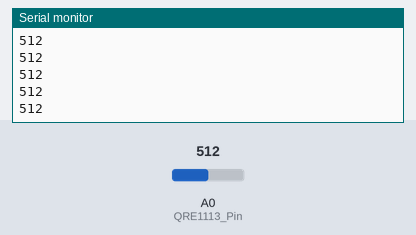
The sketch below on a simulated Arduino Uno, built with avr-gcc and run on an emulated ATmega328P. On the bench: the last lines printed to the serial monitor. The inputs (shaded band) are chosen by the test bench; at power-on: A0 (QRE1113_Pin) = 512.

Above: at 1.2 s.
1.3 s: A0 (QRE1113_Pin) set to 716
At 1.8 s:
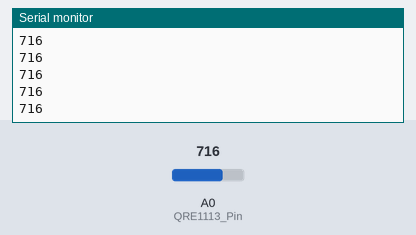
2.8 s: A0 (QRE1113_Pin) set to 900
At 3.5 s:
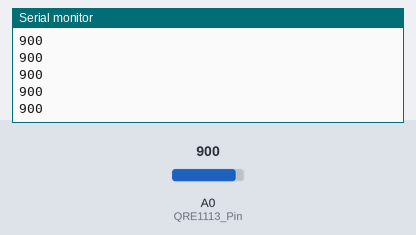
Timing chart, 0 to 5.8 s (numbered marks = the images above; inputs shaded):
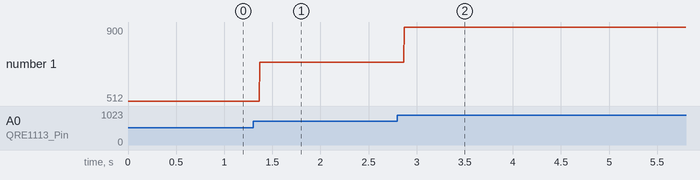

Measured:
- after the input at 1.3 s, the serial monitor: prints a new line after 0.07 s (image 1)
- after the input at 2.8 s, the serial monitor: prints a new line after 0.07 s (image 2)
- plotted number 1: 512 → 716 after the input at 1.3 s, 716 → 900 after the input at 2.8 s

The sketch:

testqtr.ino
```cpp
int QRE1113_Pin = 14; //connected to analog 0

void setup(){
  Serial.begin(9600);
}


void loop(){

  int QRE_Value = analogRead(QRE1113_Pin);
  Serial.println(QRE_Value);

}
```
